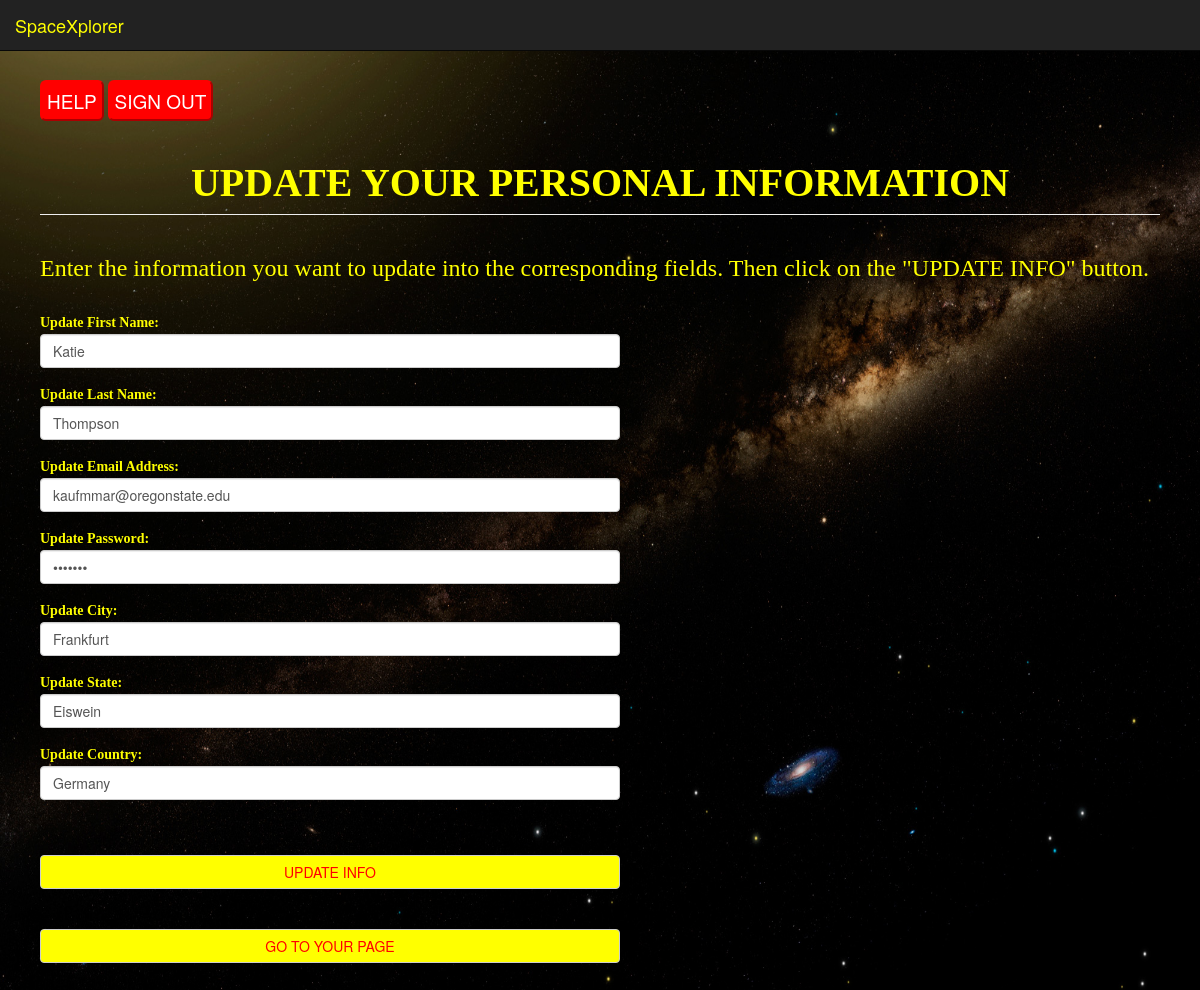
Screenshot of /update_userInfo.php (signed in) with the database file from the repository.
### tables this page shows
CREATE TABLE users (
    	id INT(11) NOT NULL AUTO_INCREMENT,
    	first_name VARCHAR(255) NOT NULL,
    	last_name VARCHAR(255) NOT NULL,
    	email VARCHAR(255) NOT NULL,
    	password VARCHAR(255) NOT NULL,
    	city VARCHAR(255) NOT NULL,
    	state VARCHAR(255),
    	country VARCHAR(255) NOT NULL,
    	PRIMARY KEY (id),
    	UNIQUE (email, password)
);

### update_userInfo.php (the view, shortened to what this page needs)
<?php
    include 'template_prepend.php';
    echo '<div class="giveMePadding">
                <div class="giveMePadding">
                    </br></br>
                    <button class = "btn-second" onclick="myFunction()">HELP</button>
                    <script>
                    function myFunction() {
                        alert("HOW TO USE THE APPLICATION: \nIf you are existing user or administrator please use EXISTING USER or EXISTING ADMIN buttons. If you are new to the application you would need first to create an accout by using NEW USER button. Upon using this button you will be redirected to a page where you can create your new acount and start using application features such as uploading NASA images and sharing them with your friends via email or Facebook.");
                    }
                    </script>
                    <a href="index.php"><button class = "btn-second" style="color:white;">SIGN OUT</button></a>
                </div>
            </div>';
?>
<?php
	$user=$_SESSION['SESS_USER_NAME'];
	   $mysqli=new mysqli($dbHost,$dbUserName,$dbPassword,$dbName);
	if(!($stmt = $mysqli->prepare("SELECT first_name, last_name, email, password, city, state, country FROM users WHERE email=?"))){
    	echo "Prepare failed: "  . $stmt->errno . " " . $stmt->error;
    }
    if(!($stmt->bind_param("s", $user))){
		echo "Bind failed: "  . $stmt->errno . " " . $stmt->error;
	}
    if(!$stmt->execute()){
    	echo "Execute failed: "  . $mysqli->connect_errno . " " . $mysqli->connect_error;
    }
    if(!$stmt->bind_result($first_name, $last_name, $email, $password, $city, $state, $country)){
    	echo "Bind failed: "  . $mysqli->connect_errno . " " . $mysqli->connect_error;
    }
?>
<div class="giveMePadding">
    <div class="giveMePadding">
        <h1 class="page-header"><strong>UPDATE YOUR PERSONAL INFORMATION</strong></h1>
			<h3>Enter the information you want to update into the corresponding fields. Then click on the "UPDATE INFO" button.</h3>
        <form method="POST" action="update_userInfo.php">
            <fieldset class="form-group" style="width:580px">
				<label for="firstName">Update First Name: </label>
				<input type="text" class="form-control" name="firstName" id="firstName" value="<?php echo $first_name ?>">
            </fieldset>
            <fieldset class="form-group" style="width:580px" style="width:580px">
				<label for="lastName">Update Last Name: </label>
				<input type="text" class="form-control" name="lastName" id="lastName" value="<?php echo $last_name ?>">
            </fieldset>
            <fieldset class="form-group" style="width:580px">
				<label for="userEmail">Update Email Address: </label>
				<input type="text" class="form-control" name="userEmail" id="userEmail" value="<?php echo $email ?>">
            </fieldset>
            <fieldset class="form-group" style="width:580px">
				<label for="password"> Update Password: </label>
				<input type="password" class="form-control" name="password" id="password" value="<?php echo $password ?>">
            </fieldset>
            <fieldset class="form-group" style="width:580px">
				<label for="userCity">Update City: </label>
				<input type="text" class="form-control" name="userCity" id="userCity" value="<?php echo $city ?>">
            </fieldset>
            <fieldset class="form-group" style="width:580px">
				<label for="userState">Update State: </label>
				<input type="text" class="form-control" name="userState" id="userState" value="<?php echo $state ?>">
            </fieldset>
            <fieldset class="form-group" style="width:580px">
				<label for="userCountry">Update Country: </label>
				<input type="text" class="form-control" name="userCountry" id="userCountry" value="<?php echo $country ?>">
            </fieldset></br></br>
            <input type="submit" class="btn btn-default" style="width:580px" value="UPDATE INFO" id="updateUserButton"></input>
        </form></br></br>
        <form method="POST" action="main_page.php">
            <input type="submit" class="btn btn-default" style="width:580px" value="GO TO YOUR PAGE" id="mainPage"></input>
        </form>
    </div></br></br></br></br>
</div>
<?php
	include 'template_append.php';
?>

### public/css/style.css (style rules this page uses)
label { font-weight:bold; margin:1px 0; width: 75%; }
body { background-image: url("images/background.jpg"); background-size: 150% 150%; font-family: "Helvetica Neue",Helvetica,Arial,sans-serif; font-size: 14px; line-height: 1.42857143; color: #333; }
div { text-align: justify; }
* { -webkit-box-sizing: border-box; -moz-box-sizing: border-box; box-sizing: border-box; }
.page-header { font-family:"Papyrus"; font-size: 40px; font:bold; color: #ffff00; padding-bottom: 9px; margin: 40px 0 20px; border-bottom: 1px solid #eee; }
div { display: block; }
.page-header { text-align: center; }
.btn-default { background-color: yellow; color: red; }
@media (min-width: 768px) { input { width: 50% } }
.giveMePadding { padding-left: 20px; padding-right: 20px; }
h3 { font-family:"Papyrus"; font:bold; color: #ffff00; padding-bottom: 9px; margin: 40px 0 20px; }
label { font-family:"Papyrus"; font:bold; color: #ffff00; }
.form-group { width:370px }
.btn-second { border-width: 2px; font-size:19px; color:white; background-color: red; border-color: red; padding-top: 5px; padding-bottom:5px; padding-left:5px; padding-right:5px; border-radius:6px; margin-right: 0px; cursor:pointer; text-decoration: none; }

### rows the page displays
users: firstName "Katie", lastName "Thompson", userEmail "kaufmmar@oregonstate.edu", userCity "Frankfurt", userState "Eiswein", userCountry "Germany"
